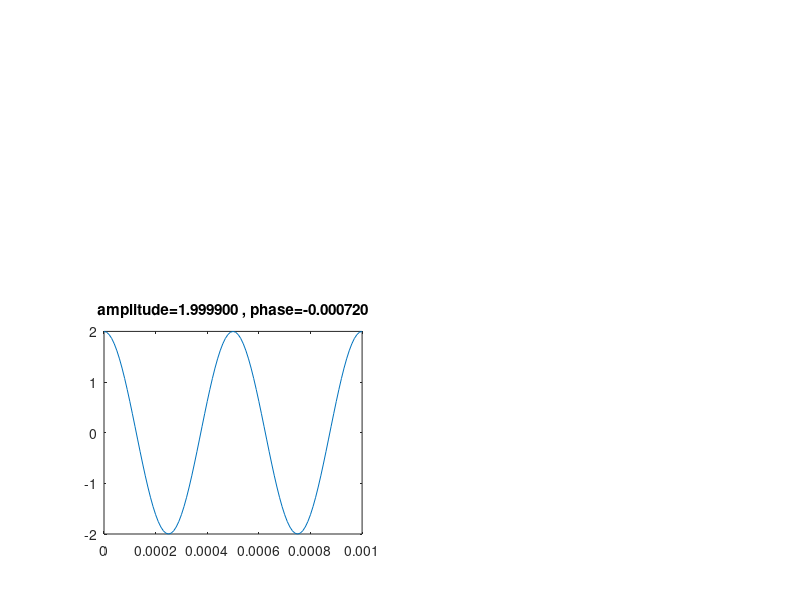

Write MATLAB code to recreate this figure.
# p : phasor
# w : omega
# t : time range
phasor2tf = @(p,w, t) abs(p)*cos(w*t + angle(p));

R1 = 500;
L = 10e-3;
R2 = 1000;
C = 0.1e-6;

f = 2000;
amp = 2;
w = 2*pi*f;

ZL = j*w*L;
ZC = 1/(j*w*C);

Z = R1+ZL + ((R2+C)/(R2*C));

et_f = amp*exp(j*0);

vt_f = et_f * (((R2+C)/(R2*C))/Z);

t = [0:0.00001:(1/f)*2];#time range
vt = phasor2tf(vt_f,w,t); # v(t);

subplot(2,2,3);
plot(t,vt);
str = sprintf("amplitude=%f , phase=%f",abs(vt_f),rad2deg(angle(vt_f)));
title(str);